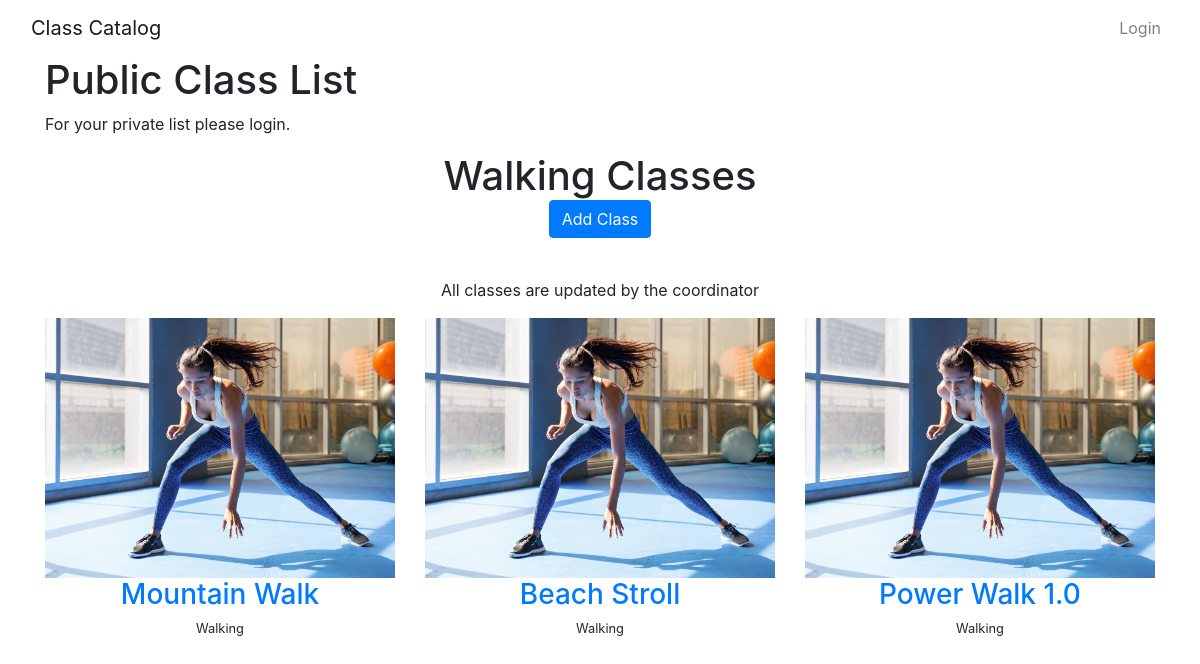
Screenshot of /categories/Walking with the database file from the repository.
### models.py (models this page shows, shortened)
class Category(Base):
    __tablename__ = 'category'
    id = Column(Integer(), primary_key=True)
    category_name = Column(String(250), nullable=False)
    user_id = Column(Integer(), ForeignKey('user.id'))
    user = relationship(User)

class ClassName(Base):
    __tablename__ = 'class'
    id = Column(Integer(), primary_key=True)
    class_name = Column(String(250), nullable=False)
    description = Column(Text(), nullable=False)
    category_id = Column(Integer(), ForeignKey('category.id'))
    category = relationship(Category)
    user_id = Column(Integer(), ForeignKey('user.id'))
    user = relationship(User)

### catalog.py (the view)
@app.route('/categories/<category_name>')
def class_list(category_name):
    category = session.query(Category).filter_by(category_name=category_name).one()
    classes = session.query(ClassName).filter_by(category_id=category.id).all()
    creator = get_user_info(category.user_id)
    if 'username' not in login_session:
        return render_template('public_classes.html', category=category, classes=classes, creator=creator)
    else:
        return render_template('classes.html',  category=category, classes=classes)

### catalog.py (called while the page is built)
def get_user_info(user_id):
    user = session.query(User).filter_by(id=user_id).one()
    return user

### templates/public_classes.html (shortened to what this page needs)
{% extends 'base.html' %}
{% block content %}
    {% include 'nav.html' %}
    <body>
    <div class="container">
    <h1>Public Class List</h1>
    <p>For your private list please login.</p>
    </div>
    <div class="article-list">
        <div class="container">
            <div class="intro">
                <h1 class="text-center">{{category.category_name}} Classes<span>
                    <form action="{{ url_for('add_class', category_name=category.category_name) }}">
                     <input class="btn btn-primary" type="submit" value="Add Class" />
                    </form></span>
</h1>
                <p class="text-center">All classes are updated by the coordinator </p>
            </div>
            <div class="row articles">
                {% for class in classes %}
                <div class="col-sm-6 col-md-4 item"><a href="#"><img class="img-fluid" src="{{ url_for('static', filename='assets/img/exerciser.jpg') }}"></a>
                    <h3 class="name text-center text-capitalize"><a href="{{url_for('class_description', category_name=category.category_name, class_id=class.id)}}">{{ class.class_name }}</a></h3>
                    <p class="description text-center"><small>{{ class.category.category_name }}</small></p></div>
                {% endfor %}
            </div>
</body>
{% endblock %}

### rows the page displays
Category: category_name "Walking"
ClassName: class_name "Mountain Walk", category.category_name "Walking"
ClassName: class_name "Beach Stroll", category.category_name "Walking"
ClassName: class_name "Power Walk 1.0", category.category_name "Walking"
